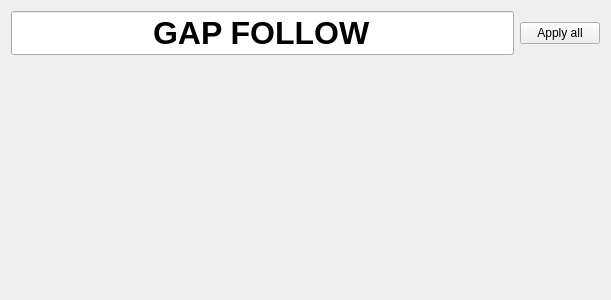
<?xml version="1.0" encoding="UTF-8"?>
<ui version="4.0">
 <class>gapFollowWidget</class>
 <widget class="QWidget" name="gapFollowWidget">
  <property name="geometry">
   <rect>
    <x>0</x>
    <y>0</y>
    <width>611</width>
    <height>300</height>
   </rect>
  </property>
  <property name="windowTitle">
   <string>Form</string>
  </property>
  <layout class="QGridLayout" name="gridLayout">
   <item row="0" column="0">
    <layout class="QVBoxLayout" name="sliderLayout">
     <item>
      <layout class="QHBoxLayout">
        <item>
          <widget class="QLineEdit" name="lineEdit">
            <property name="font">
              <font>
              <pointsize>24</pointsize>
              <weight>75</weight>
              <bold>true</bold>
              </font>
            </property>
            <property name="text">
              <string>GAP FOLLOW</string>
            </property>
            <property name="alignment">
              <set>Qt::AlignCenter</set>
            </property>
          </widget>
        </item>
        <item>
          <widget class="QPushButton" name="applyAllPB">
          <property name="sizePolicy">
            <sizepolicy hsizetype="Preferred" vsizetype="Fixed">
            <horstretch>0</horstretch>
            <verstretch>0</verstretch>
            </sizepolicy>
          </property>
          <property name="text">
            <string>Apply all</string>
          </property>
          </widget>
        </item>
      </layout>
     </item>
     <item>
      <spacer name="verticalSpacer">
       <property name="orientation">
        <enum>Qt::Vertical</enum>
       </property>
       <property name="sizeType">
        <enum>QSizePolicy::Expanding</enum>
       </property>
       <property name="sizeHint" stdset="0">
        <size>
         <width>20</width>
         <height>40</height>
        </size>
       </property>
      </spacer>
     </item>
    </layout>
   </item>
  </layout>
 </widget>
 <resources/>
 <connections/>
</ui>
